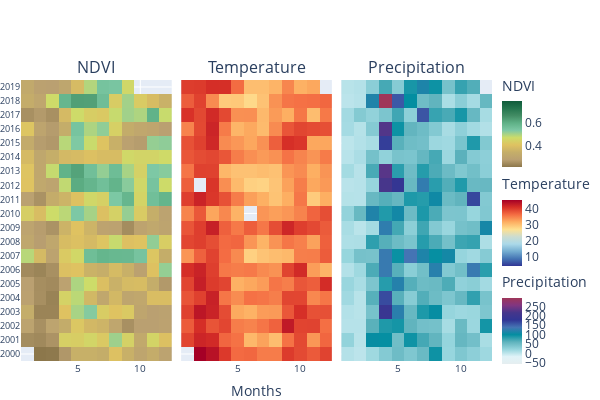

The cell this chart's notebook holds for it:
### Code cell
fig = make_subplots(rows = 1, cols =3, shared_yaxes=True, horizontal_spacing=0.02, subplot_titles=("NDVI", "Temperature", "Precipitation"))

fig.append_trace(go.Heatmap(
    x = df_ndvi['Masool'].index.month,
    y = df_ndvi['Masool'].index.year,
    z = df_ndvi['Masool'], 
    colorscale=[[0.0, "rgb(140,119,75)"],
                [0.1111111111111111, "rgb(186,160,113)"],
                [0.2222222222222222, "rgb(197,174,105)"],
                [0.3333333333333333, "rgb(223,194,97)"],
                [0.4444444444444444, "rgb(205,220,105)"],
                [0.5555555555555556, "rgb(125,200,165)"],
                [0.6666666666666666, "rgb(95,177,135)"],
                [0.7777777777777778, "rgb(66,140,100)"],
                [0.8888888888888888, "rgb(36,117,78)"],
                [1.0, "rgb(16,91,59)"]],
    colorbar=dict(title="NDVI",x=1, y=0.85, lenmode="pixels", len = 110, thickness=20),
    zmid = 0.5
    ), row=1, col=1)

fig.append_trace(go.Heatmap(
    x=df_temp['Masool'].index.month,
    y=df_temp['Masool'].index.year,
    z=df_temp['Masool'],
    colorscale=[[0.0, "rgb(49,54,149)"],
                [0.1111111111111111, "rgb(69,117,180)"],
                [0.2222222222222222, "rgb(116,173,209)"],
                [0.3333333333333333, "rgb(171,217,233)"],
                [0.4444444444444444, "rgb(204,220,208)"],
                [0.5555555555555556, "rgb(254,224,144)"],
                [0.6666666666666666, "rgb(253,174,97)"],
                [0.7777777777777778, "rgb(244,109,67)"],
                [0.8888888888888888, "rgb(215,48,39)"],
                [1.0, "rgb(165,0,38)"]],
    colorbar=dict(title="Temperature", x=1, y=0.5, lenmode="pixels", len = 110, thickness=20),
    zmid = 25
), row=1, col=2)

fig.append_trace(go.Heatmap(
    x = df_prec['Masool'].index.month,
    y = df_prec['Masool'].index.year,
    z = df_prec['Masool'],
    colorscale=[[0.0, "rgb(229, 238, 240)"], 
                [0.1111111111111111, "rgb(224,243,248)"], 
                [0.2222222222222222, "rgb(150,213,221)"],
                [0.3333333333333333, "rgb(95,179,189)"], 
                [0.4444444444444444, "rgb(3,142,161)"], 
                [0.5555555555555556, "rgb(69,117,180)"], 
                [0.6666666666666666, "rgb(49,54,149)"], 
                [0.7777777777777778, "rgb(69,54,139)"],
                [0.8888888888888888, "rgb(129,54,129)"], 
                [1.0, "rgb(159,54,89)"]],
    colorbar=dict(title="Precipitation",x=1, y=0.15, lenmode="pixels", len = 110, thickness=20, tick0=0, dtick=50),
    zmid = 120
), row=1, col=3)

# for annotation in fig['layout']['annotations']: 
#         annotation['textangle']=90
#         annotation['x']= 0
#         annotation['xanchor']= 'left'
#         annotation['borderpad']= 60
        
# subplot_titles=("NDVI", "Temperature", "Precipitation")
fig.update_layout(
    height = 400,
    width = 600,
    margin= dict(l=0, r=20, t=80, b=10),
    xaxis = dict(
        tickfont=dict(
            size=10
        )
    ),
    xaxis2 = dict(
        title = 'Months',
        tickfont=dict(
            size=10
        )
    ),
    xaxis3 = dict(
        tickfont=dict(
            size=10
        )
    ),
    yaxis = dict(
        type = 'category',
        tickfont=dict(
            size=9
        )
    ),
    title= { 
#         'text':'Masool',
        'y':0.92,
        'x':0.5,
        'xanchor': 'center',
        'yanchor': 'top'}
)

fig.show()

### Figure 1 — Plotly figure (JSON) as saved in the notebook; plotly's stock layout.template omitted (floating-point values rounded to 4 significant figures; data arrays with more than 128 entries replaced by an {"elided": "..."} marker saying what was removed)
{"data": [{"colorbar": {"len": 110, "lenmode": "pixels", "thickness": 20, "title": {"text": "NDVI"}, "x": 1, "y": 0.85}, "colorscale": [[0, "rgb(140,119,75)"], [0.1111, "rgb(186,160,113)"], [0.2222, "rgb(197,174,105)"], [0.3333, "rgb(223,194,97)"], [0.4444, "rgb(205,220,105)"], [0.5556, "rgb(125,200,165)"], [0.6667, "rgb(95,177,135)"], [0.7778, "rgb(66,140,100)"], [0.8889, "rgb(36,117,78)"], [1, "rgb(16,91,59)"]], "type": "heatmap", "x": {"elided": "236 int values"}, "xaxis": "x", "y": {"elided": "236 int values"}, "yaxis": "y", "z": {"elided": "236 float values"}, "zmid": 0.5}, {"colorbar": {"len": 110, "lenmode": "pixels", "thickness": 20, "title": {"text": "Temperature"}, "x": 1, "y": 0.5}, "colorscale": [[0, "rgb(49,54,149)"], [0.1111, "rgb(69,117,180)"], [0.2222, "rgb(116,173,209)"], [0.3333, "rgb(171,217,233)"], [0.4444, "rgb(204,220,208)"], [0.5556, "rgb(254,224,144)"], [0.6667, "rgb(253,174,97)"], [0.7778, "rgb(244,109,67)"], [0.8889, "rgb(215,48,39)"], [1, "rgb(165,0,38)"]], "type": "heatmap", "x": {"elided": "236 int values"}, "xaxis": "x2", "y": {"elided": "236 int values"}, "yaxis": "y2", "z": {"elided": "236 float values"}, "zmid": 25}, {"colorbar": {"dtick": 50, "len": 110, "lenmode": "pixels", "thickness": 20, "tick0": 0, "title": {"text": "Precipitation"}, "x": 1, "y": 0.15}, "colorscale": [[0, "rgb(229, 238, 240)"], [0.1111, "rgb(224,243,248)"], [0.2222, "rgb(150,213,221)"], [0.3333, "rgb(95,179,189)"], [0.4444, "rgb(3,142,161)"], [0.5556, "rgb(69,117,180)"], [0.6667, "rgb(49,54,149)"], [0.7778, "rgb(69,54,139)"], [0.8889, "rgb(129,54,129)"], [1, "rgb(159,54,89)"]], "type": "heatmap", "x": {"elided": "239 int values"}, "xaxis": "x3", "y": {"elided": "239 int values"}, "yaxis": "y3", "z": {"elided": "239 float values"}, "zmid": 120}], "layout": {"annotations": [{"font": {"size": 16}, "showarrow": false, "text": "NDVI", "x": 0.16, "xanchor": "center", "xref": "paper", "y": 1, "yanchor": "bottom", "yref": "paper"}, {"font": {"size": 16}, "showarrow": false, "text": "Temperature", "x": 0.5, "xanchor": "center", "xref": "paper", "y": 1, "yanchor": "bottom", "yref": "paper"}, {"font": {"size": 16}, "showarrow": false, "text": "Precipitation", "x": 0.84, "xanchor": "center", "xref": "paper", "y": 1, "yanchor": "bottom", "yref": "paper"}], "height": 400, "margin": {"b": 10, "l": 0, "r": 20, "t": 80}, "title": {"x": 0.5, "xanchor": "center", "y": 0.92, "yanchor": "top"}, "width": 600, "xaxis": {"anchor": "y", "domain": [0, 0.32], "tickfont": {"size": 10}}, "xaxis2": {"anchor": "y2", "domain": [0.34, 0.66], "tickfont": {"size": 10}, "title": {"text": "Months"}}, "xaxis3": {"anchor": "y3", "domain": [0.68, 1], "tickfont": {"size": 10}}, "yaxis": {"anchor": "x", "domain": [0, 1], "tickfont": {"size": 9}, "type": "category"}, "yaxis2": {"anchor": "x2", "domain": [0, 1], "matches": "y", "showticklabels": false}, "yaxis3": {"anchor": "x3", "domain": [0, 1], "matches": "y", "showticklabels": false}}}
